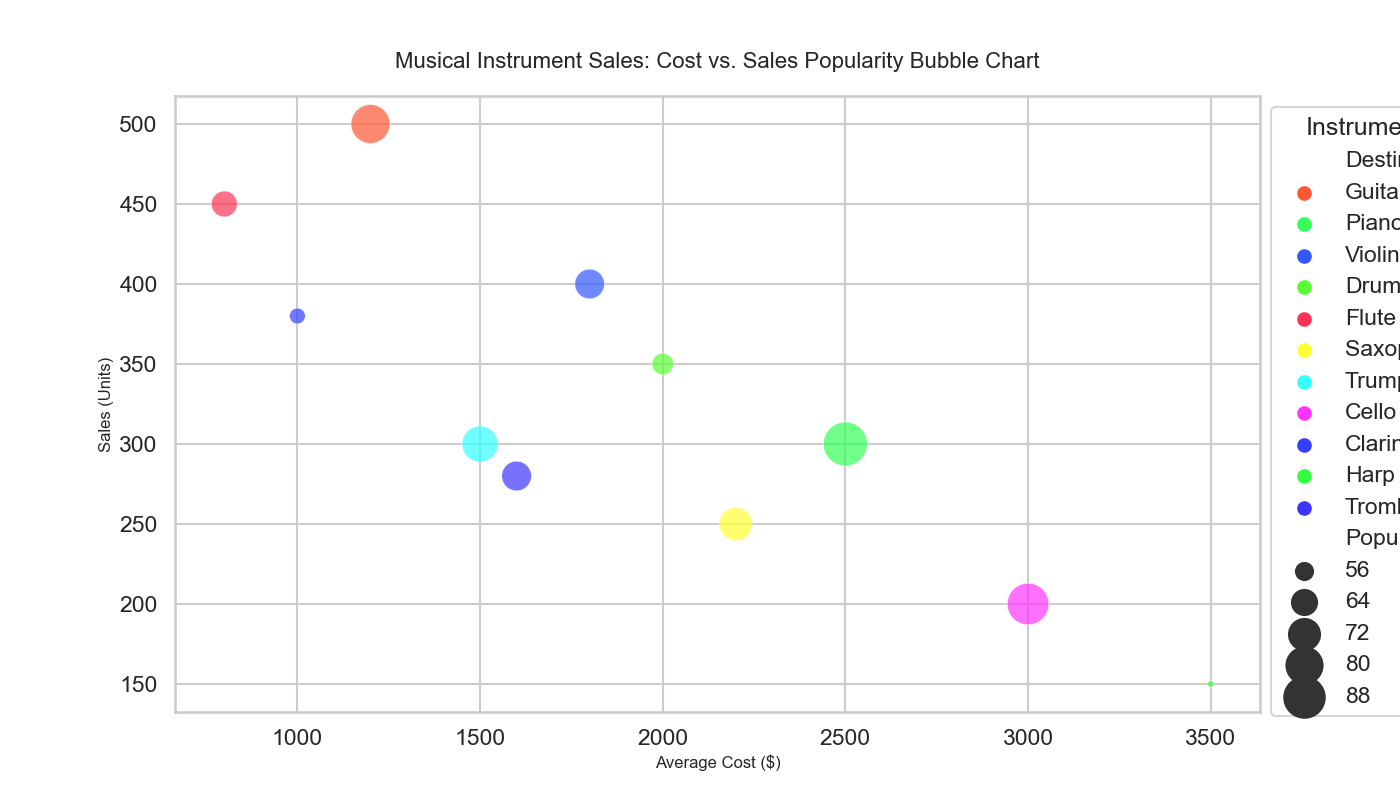

Generate this figure with Python:

import matplotlib.pyplot as plt
import pandas as pd
import seaborn as sns

data = {
    'Destination': ['Guitar', 'Piano', 'Violin', 'Drums', 'Flute', 'Saxophone', 'Trumpet', 'Cello', 'Clarinet', 'Harp', 'Trombone'],
    'Average_Cost': [1200, 2500, 1800, 2000, 800, 2200, 1500, 3000, 1000, 3500, 1600],
    'Popularity': [85, 95, 70, 60, 65, 75, 80, 90, 55, 50, 70],
    'Sales': [500, 300, 400, 350, 450, 250, 300, 200, 380, 150, 280]
}
df = pd.DataFrame(data)

plt.figure(figsize=(14, 8))
bubble = sns.scatterplot(data=df, x='Average_Cost', y='Sales', size='Popularity', hue='Destination', 
                         palette=['#FF5733', '#33FF57', '#3357FF', '#57FF33', '#FF3357', '#FFFF33', '#33FFFF', '#FF33FF', '#333FFF', '#33FF3F', '#3F33FF'], 
                         sizes=(20, 1000), alpha=0.7, edgecolor='w', linewidth=0.5)

plt.title('Musical Instrument Sales: Cost vs. Sales Popularity Bubble Chart', fontsize=16, pad=20)
plt.xlabel('Average Cost ($)', fontsize=12)
plt.ylabel('Sales (Units)', fontsize=12)

bubble.legend(loc='upper left', bbox_to_anchor=(1, 1), title='Instruments')

plt.show()
